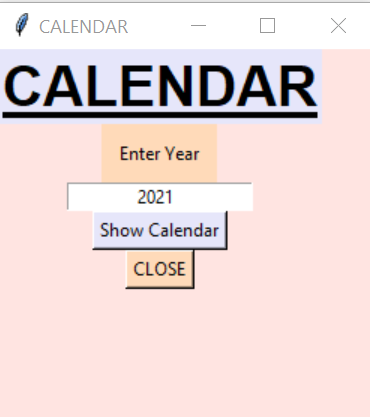
#> input picture Python Scripts/Calendar GUI/Input Calendar.png, 370 x 417 px
$ python reduce_image_size.py '../Calendar GUI/Input Calendar.png' out.png
#> lines starting #> are read from the running program, lines starting #| are printed output that depends on the picture
"""Reduce an image's dimensions and save the resized copy."""

from __future__ import annotations

import argparse
from pathlib import Path

from PIL import Image


def resize_image(input_path: Path, output_path: Path, scale: float, quality: int) -> tuple[int, int]:
    """Resize an image by ``scale`` and return the new width and height."""
#> called with scale = 5, quality = 85
    if scale <= 0:
        raise ValueError("Scale must be greater than zero.")
    if not 1 <= quality <= 100:
        raise ValueError("JPEG quality must be between 1 and 100.")

    with Image.open(input_path) as image:
#> image is the input picture: PIL image 370x417 RGB; mean R, G, B 235.6, 217.4, 216.6
        width = max(1, round(image.width / scale))
#> width = 74
        height = max(1, round(image.height / scale))
#> height = 83
        resized = image.resize((width, height), Image.Resampling.LANCZOS)
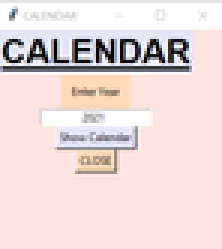
#> resized: PIL image 74x83 RGB (shown 3 times larger); mean R, G, B 235.6, 217.5, 216.4
        save_options = {"quality": quality, "optimize": True} if output_path.suffix.lower() in {".jpg", ".jpeg"} else {}
        resized.save(output_path, **save_options)
    return width, height


def parse_args() -> argparse.Namespace:
    parser = argparse.ArgumentParser(description="Reduce an image's dimensions and file size.")
    parser.add_argument("input", type=Path, help="Source image path.")
    parser.add_argument("output", type=Path, help="Destination image path.")
    parser.add_argument("--scale", type=float, default=5, help="Dimension divisor (default: 5).")
    parser.add_argument("--quality", type=int, default=85, help="JPEG quality, from 1 to 100 (default: 85).")
    return parser.parse_args()


def main() -> None:
    args = parse_args()
    if not args.input.is_file():
        raise SystemExit(f"Input image not found: {args.input}")
    if args.input.resolve() == args.output.resolve():
        raise SystemExit("Choose a different output path so the source image is not overwritten.")

    args.output.parent.mkdir(parents=True, exist_ok=True)
    try:
        width, height = resize_image(args.input, args.output, args.scale, args.quality)
#> width = 74; height = 83
    except (OSError, ValueError) as error:
        raise SystemExit(f"Could not resize the image: {error}") from error
    print(f"Saved {args.output} at {width}x{height} pixels.")
#| Saved out.png at 74x83 pixels.


if __name__ == "__main__":
    main()
